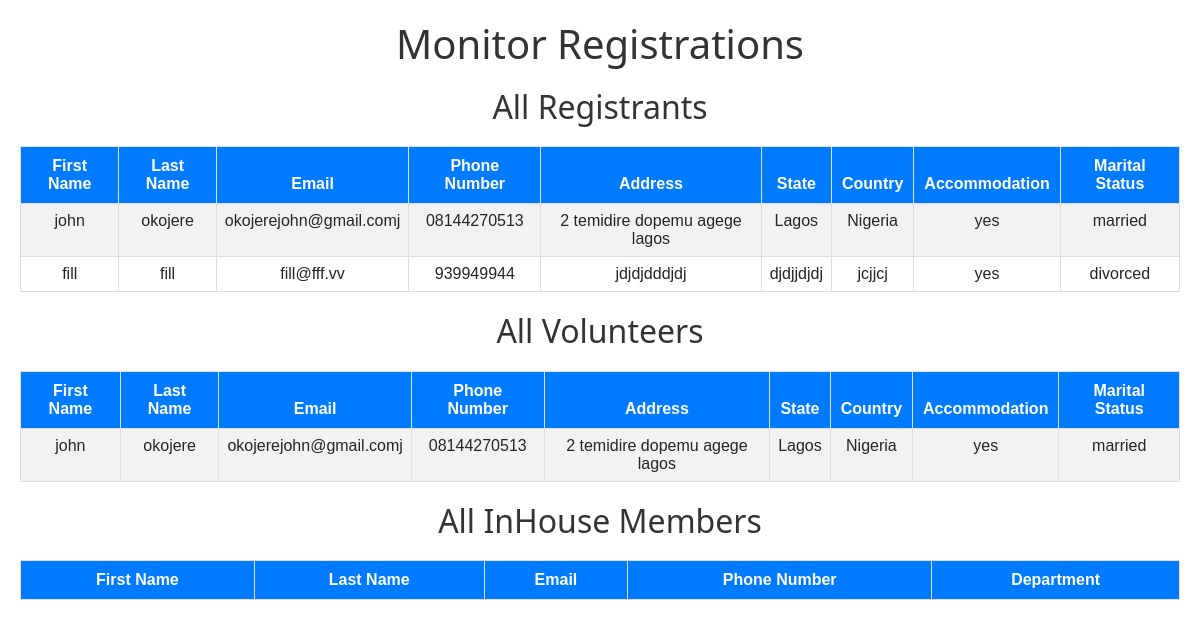
Page /register/monitor/ on the earlier database version.
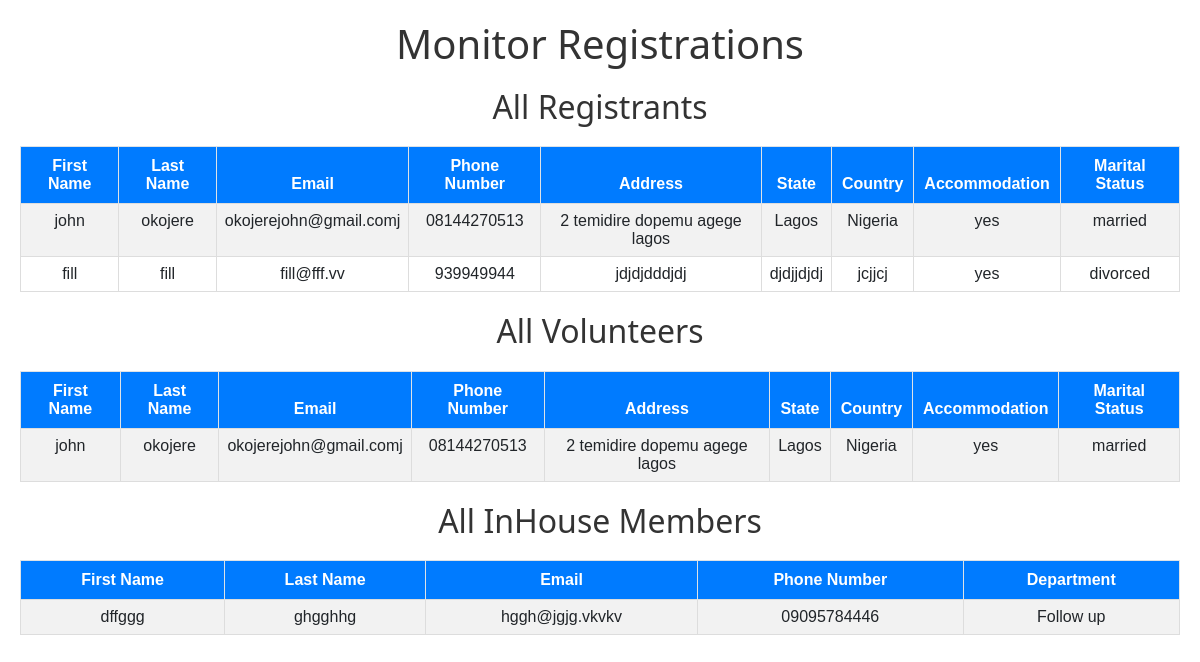
Same page on the later database version.
### registration/models.py (models this page shows, shortened)
class Registrant(models.Model):
    first_name = models.CharField(max_length=100)
    last_name = models.CharField(max_length=100)
    email = models.EmailField(unique=True)
    phone_number = models.CharField(max_length=15)
    address = models.CharField(max_length=255)
    state = models.CharField(max_length=100)
    country = models.CharField(max_length=100)
    accommodation = models.CharField(
        max_length=3,
        choices=[('yes', 'Yes'), ('no', 'No')],
        verbose_name="Do you need Accommodation"
    )
    marital_status = models.CharField(
        max_length=10,
        choices=[
            ('single', 'Single'),
            ('married', 'Married'),
            ('divorced', 'Divorced'),
            ('widowed', 'Widowed')
        ]
    )
    qr_code = models.ImageField(upload_to='qrcodes/', blank=True)

class Volunteer(models.Model):
    registrant = models.OneToOneField(Registrant, on_delete=models.CASCADE)
    role = models.CharField(max_length=100, blank=True, null=True)

class InHouse(models.Model):
    first_name = models.CharField(max_length=100)
    last_name = models.CharField(max_length=100)
    email = models.EmailField(unique=True)
    phone_number = models.CharField(max_length=15)
    department = models.CharField(
        max_length=25,
        choices=[
            ('ushering', 'Ushering'),
            ('sanctuary', 'Sanctuary'),
            ('spirit&truth', 'Spirit & Truth'),
            ('technical', 'Technical'),
            ('light&power', 'Light & Power'),
            ('media', 'New Wine Media'),
            ('follow up', 'Labour Room (follow_up)'),
            ('decoration', 'Decoration'),
            ('welfare', 'Taste & See'),
            ('pastoral', 'Pastoral Care'),
        ]
    )
    qr_code = models.ImageField(upload_to='qrcodes/', blank=True)

### registration/views.py (the view)
# urls.py: path('monitor/', views.monitor_registrations, name='monitor_registrations'),  # Monitor all registrations
def monitor_registrations(request):
    registrants = Registrant.objects.all()
    volunteers = Volunteer.objects.all()
    inhouse_members = InHouse.objects.all()
    return render(request, 'registration/monitor.html', {
        'registrants': registrants,
        'volunteers': volunteers,
        'inhouse_members': inhouse_members,
    })

### template/registration/monitor.html (shortened to what this page needs)
{% load static %}
{% block content %}
<link rel="stylesheet" href="https://cdn.datatables.net/1.13.6/css/jquery.dataTables.min.css">
<link href="https://cdn.jsdelivr.net/npm/bootstrap@5.3.0-alpha1/dist/css/bootstrap.min.css" rel="stylesheet">
<link rel="stylesheet" href="https://cdn.datatables.net/buttons/2.2.2/css/buttons.dataTables.min.css">
<div class="table-container">
    <h1>Monitor Registrations</h1>
    <h2>All Registrants</h2>
    <table id="registrantsTable" class="table table-striped table-bordered">
        <thead>
            <tr>
                <th>First Name</th>
                <th>Last Name</th>
                <th>Email</th>
                <th>Phone Number</th>
                <th>Address</th>
                <th>State</th>
                <th>Country</th>
                <th>Accommodation</th>
                <th>Marital Status</th>
            </tr>
        </thead>
        <tbody>
            {% for registrant in registrants %}
            <tr>
                <td>{{ registrant.first_name }}</td>
                <td>{{ registrant.last_name }}</td>
                <td>{{ registrant.email }}</td>
                <td>{{ registrant.phone_number }}</td>
                <td>{{ registrant.address }}</td>
                <td>{{ registrant.state }}</td>
                <td>{{ registrant.country }}</td>
                <td>{{ registrant.accommodation }}</td>
                <td>{{ registrant.marital_status }}</td>
            </tr>
            {% endfor %}
        </tbody>
    </table>
    <h2>All Volunteers</h2>
    <table id="volunteersTable" class="table table-striped table-bordered">
        <thead>
            <tr>
                <th>First Name</th>
                <th>Last Name</th>
                <th>Email</th>
                <th>Phone Number</th>
                <th>Address</th>
                <th>State</th>
                <th>Country</th>
                <th>Accommodation</th>
                <th>Marital Status</th>
            </tr>
        </thead>
        <tbody>
            {% for volunteer in volunteers %}
            <tr>
                <td>{{ volunteer.registrant.first_name }}</td>
                <td>{{ volunteer.registrant.last_name }}</td>
                <td>{{ volunteer.registrant.email }}</td>
                <td>{{ volunteer.registrant.phone_number }}</td>
                <td>{{ volunteer.registrant.address }}</td>
                <td>{{ volunteer.registrant.state }}</td>
                <td>{{ volunteer.registrant.country }}</td>
                <td>{{ volunteer.registrant.accommodation }}</td>
                <td>{{ volunteer.registrant.marital_status }}</td>
            </tr>
            {% endfor %}
        </tbody>
    </table>
    <h2>All InHouse Members</h2>
    <table id="inhouseTable" class="table table-striped table-bordered">
        <thead>
            <tr>
                <th>First Name</th>
                <th>Last Name</th>
                <th>Email</th>
                <th>Phone Number</th>
                <th>Department</th>
            </tr>
        </thead>
        <tbody>
            {% for inhouse in inhouse_members %}
            <tr>
                <td>{{ inhouse.first_name }}</td>
                <td>{{ inhouse.last_name }}</td>
                <td>{{ inhouse.email }}</td>
                <td>{{ inhouse.phone_number }}</td>
                <td>{{ inhouse.department|capfirst }}</td>
            </tr>
            {% endfor %}
        </tbody>
    </table>
</div>
{% endblock %}

Differences in the rows shown:
added InHouse: first_name "dffggg", last_name "ghgghhg", email "hggh@jgjg.vkvkv", phone_number "09095784446", department "Follow up"
